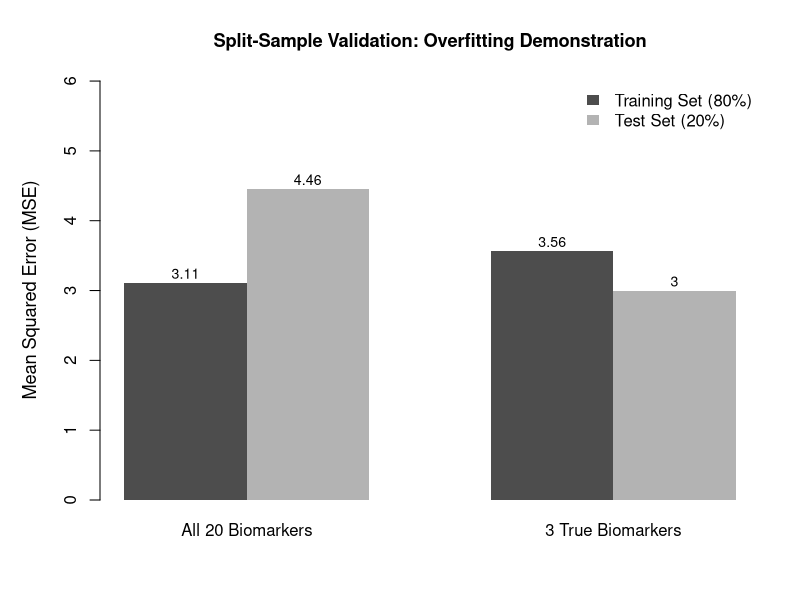
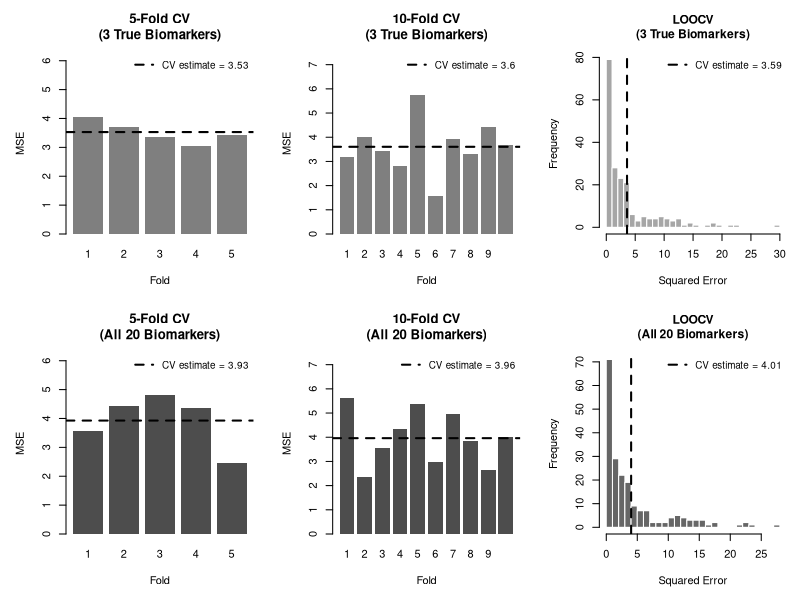
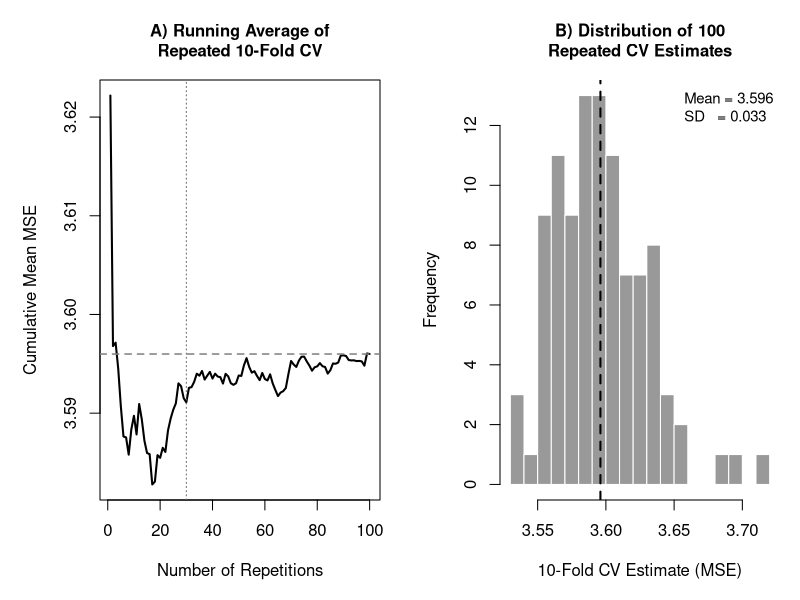

The R source for these figures, in order:
###############################################################################
# Chapter 13: Statistical Considerations — Code Demonstrations
#
# This script provides simple simulations illustrating key concepts from the
# chapter sections BEFORE the Family-Wise Error Rate discussion:
#
#   1. Internal Validation
#      - Split-sample validation  (Figure 13.1)
#      - K-fold cross-validation  (Figure 13.2)
#      - Repeated cross-validation (Figure 13.3)
#      - Bootstrap validation      (Figure 13.4)
#
#   2. Hypothesis Testing
#      - Type I / Type II error and power (Figure 13.5)
#
# Packages used: base R, boot (ships with R)
# All figures saved to images/ at >= 300 dpi
###############################################################################

library(boot)

set.seed(2026)
dir.create("images", showWarnings = FALSE)

# ---------- helper ----------------------------------------------------------
mse <- function(actual, predicted) mean((actual - predicted)^2)

###############################################################################
# DATA SIMULATION
#
# We simulate a biomarker study with n = 200 subjects and p = 20 candidate
# biomarkers. Only the first 3 biomarkers (BM1-BM3) are truly associated
# with the continuous outcome y; the remaining 17 are pure noise.
###############################################################################

n <- 200
p <- 20
p_true <- 3

X <- matrix(rnorm(n * p), nrow = n)
colnames(X) <- paste0("BM", seq_len(p))

beta_true <- c(1.5, -1.0, 0.8, rep(0, p - p_true))
y <- X %*% beta_true + rnorm(n, sd = 2)

dat <- data.frame(y = as.vector(y), X)

###############################################################################
# FIGURE DESCRIPTIONS AND CAPTIONS
#
# This script generates five figures, each illustrating a key concept in model
# validation or hypothesis testing. Each figure is described below, and a caption
# is provided for direct use in the book or manuscript.
#
# Figure 13.1: Split-Sample Validation
#   - Description: Compares the mean squared error (MSE) of two linear models—one
#     using all 20 candidate biomarkers (overfitted) and one using only the 3 true
#     biomarkers—on both training and test sets after an 80/20 data split. This
#     demonstrates how overfitting leads to poor generalization.
#   - Caption: "Figure 13.1. Split-sample validation: Training and test set mean
#     squared error (MSE) for a model using all 20 candidate biomarkers versus the
#     true model using only 3 biomarkers. The overfit model shows much higher
#     test error, highlighting the risk of overfitting."
#
# Figure 13.2: K-Fold and LOOCV Comparison (Correct vs. Full Model)
#   - Description: 2x3 grid showing 5-fold, 10-fold, and leave-one-out cross-validation
#     (LOOCV) results for both the correct model (3 true biomarkers, top row) and the
#     overfit model (all 20 biomarkers, bottom row). Highlights increased error and
#     variability from overfitting.
#   - Caption: "Figure 13.2. K-fold and leave-one-out cross-validation (LOOCV) results
#     for the correct model (3 true biomarkers, top row) and the overfit model (all 20
#     biomarkers, bottom row). Overfitting leads to higher and more variable cross-validated
#     error."
#
# Figure 13.3: Repeated Cross-Validation Stability
#   - Description: Shows the running average and distribution of 100 repeated 10-fold
#     cross-validation estimates. Demonstrates that at least 30 repeats are needed for
#     stable results.
#   - Caption: "Figure 13.3. Stability of repeated 10-fold cross-validation: (A) Running
#     average of the cross-validated MSE over 100 repetitions; (B) Distribution of repeated
#     CV estimates. At least 30 repeats are recommended for stable results."
#
# Figure 13.4: Bootstrap Validation and Optimism Correction
#   - Description: Uses bootstrap resampling to assess the optimism in model
#     performance estimates. Panel A compares the apparent MSE (on bootstrap samples)
#     to the test MSE (on the original data), while Panel B shows the distribution of
#     optimism values across 500 bootstrap samples. The average optimism is used to
#     correct the apparent MSE, providing a more realistic estimate of model performance.
#   - Caption: "Figure 13.4. Bootstrap validation: (A) Apparent versus test set MSE for
#     500 bootstrap samples; (B) Distribution of optimism (apparent minus test MSE).
#     The average optimism is used to correct the apparent MSE."
#
# Figure 13.5: Hypothesis Testing—Type I Error and Power
#   - Description: Panel A shows the distribution of p-values under the null hypothesis
#     (no true difference) and the observed Type I error rate. Panel B plots the power
#     of a two-sample t-test as a function of effect size, with the 80% power threshold
#     marked.
#   - Caption: "Figure 13.5. Hypothesis testing: (A) Distribution of p-values under the
#     null hypothesis, showing the observed Type I error rate; (B) Power curve for a
#     two-sample t-test as a function of effect size, with the 80% power threshold indicated."
###############################################################################

# --- FIGURE 13.1 — Split-Sample Validation -----------------------------------
#
# INSERT after the "Internal Validation" paragraph that discusses splitting
# data 75-80 % training / 20-25 % test.
#
# We fit two linear models on an 80/20 split:
#   (a) a "full" model with all 20 biomarkers  (over-parameterised)
#   (b) the correctly specified model with only BM1-BM3
# and compare training MSE vs. test MSE to illustrate overfitting.

idx_train <- sample(seq_len(n), size = floor(0.8 * n))
idx_test  <- setdiff(seq_len(n), idx_train)

train_df <- dat[idx_train, ]
test_df  <- dat[idx_test, ]

fit_full <- lm(y ~ ., data = train_df)
fit_true <- lm(y ~ BM1 + BM2 + BM3, data = train_df)

bar_mat <- matrix(
  c(mse(train_df$y, predict(fit_full, train_df)),
    mse(test_df$y,  predict(fit_full, test_df)),
    mse(train_df$y, predict(fit_true, train_df)),
    mse(test_df$y,  predict(fit_true, test_df))),
  nrow = 2,
  dimnames = list(c("Training", "Test"),
                  c("All 20 Biomarkers", "3 True Biomarkers"))
)

png("images/13.1_split_sample_validation.png",
    width = 7, height = 5, units = "in", res = 300)
par(mar = c(5, 5, 4, 2))
bp <- barplot(bar_mat, beside = TRUE,
              col = c("grey30", "grey70"), border = NA,
              main = "Split-Sample Validation: Overfitting Demonstration",
              ylab = "Mean Squared Error (MSE)",
              ylim = c(0, max(bar_mat) * 1.35),
              cex.main = 1.1, cex.lab = 1.1)
text(bp, bar_mat + max(bar_mat) * 0.03,
     labels = round(bar_mat, 2), cex = 0.85)
legend("topright",
       legend = c("Training Set (80%)", "Test Set (20%)"),
       fill = c("grey30", "grey70"), border = NA, bty = "n")
dev.off()

cat("Figure 13.1 saved.\n")

###############################################################################
# FIGURE 13.2 — K-Fold Cross-Validation
#
# INSERT after the "Cross-validation" sub-section that introduces k-fold CV
# and leave-one-out CV (LOOCV).
#
# We apply 5-fold, 10-fold, and LOOCV to the correctly specified model and
# show the distribution of fold-level MSE values. LOOCV is shown as a
# histogram of squared residuals, with the overall CV estimate marked.

do_kfold <- function(data, k, formula = y ~ BM1 + BM2 + BM3) {
  folds <- sample(rep(seq_len(k), length.out = nrow(data)))
  fold_mse <- numeric(k)
  for (i in seq_len(k)) {
    test_i  <- which(folds == i)
    train_i <- setdiff(seq_len(nrow(data)), test_i)
    fit_i   <- lm(formula, data = data[train_i, ])
    pred_i  <- predict(fit_i, data[test_i, ])
    fold_mse[i] <- mse(data$y[test_i], pred_i)
  }
  fold_mse
}

# --- Correct model (3 true biomarkers) ---
cv5_true   <- do_kfold(dat, 5)
cv10_true  <- do_kfold(dat, 10)
cvloo_true <- do_kfold(dat, n)

# --- Full model (all 20 biomarkers — overfitted) ---
cv5_full   <- do_kfold(dat, 5,  formula = y ~ .)
cv10_full  <- do_kfold(dat, 10, formula = y ~ .)
cvloo_full <- do_kfold(dat, n,  formula = y ~ .)

# Common y-axis limits across rows for fair comparison
ylim5   <- c(0, max(cv5_true, cv5_full) * 1.3)
ylim10  <- c(0, max(cv10_true, cv10_full) * 1.3)

png("images/13.2_kfold_cv_comparison.png",
    width = 9, height = 9, units = "in", res = 300)
par(mfrow = c(2, 3), mar = c(5, 5, 4, 1))

# --- Top row: correct model (3 true biomarkers) ---
barplot(cv5_true, names.arg = seq_len(5), col = "grey50", border = NA,
        main = "5-Fold CV\n(3 True Biomarkers)", xlab = "Fold", ylab = "MSE",
        ylim = ylim5)
abline(h = mean(cv5_true), col = "black", lwd = 2, lty = 2)
legend("topright",
       legend = paste("CV estimate =", round(mean(cv5_true), 2)),
       col = "black", lty = 2, lwd = 2, bty = "n", cex = 0.9)

barplot(cv10_true, names.arg = seq_len(10), col = "grey50", border = NA,
        main = "10-Fold CV\n(3 True Biomarkers)", xlab = "Fold", ylab = "MSE",
        ylim = ylim10)
abline(h = mean(cv10_true), col = "black", lwd = 2, lty = 2)
legend("topright",
       legend = paste("CV estimate =", round(mean(cv10_true), 2)),
       col = "black", lty = 2, lwd = 2, bty = "n", cex = 0.9)

hist(cvloo_true, breaks = 30, col = "grey65", border = "white",
     main = "LOOCV\n(3 True Biomarkers)", xlab = "Squared Error",
     cex.main = 1.1)
abline(v = mean(cvloo_true), col = "black", lwd = 2, lty = 2)
legend("topright",
       legend = paste("CV estimate =", round(mean(cvloo_true), 2)),
       col = "black", lty = 2, lwd = 2, bty = "n", cex = 0.9)

# --- Bottom row: full model (all 20 biomarkers) ---
barplot(cv5_full, names.arg = seq_len(5), col = "grey30", border = NA,
        main = "5-Fold CV\n(All 20 Biomarkers)", xlab = "Fold", ylab = "MSE",
        ylim = ylim5)
abline(h = mean(cv5_full), col = "black", lwd = 2, lty = 2)
legend("topright",
       legend = paste("CV estimate =", round(mean(cv5_full), 2)),
       col = "black", lty = 2, lwd = 2, bty = "n", cex = 0.9)

barplot(cv10_full, names.arg = seq_len(10), col = "grey30", border = NA,
        main = "10-Fold CV\n(All 20 Biomarkers)", xlab = "Fold", ylab = "MSE",
        ylim = ylim10)
abline(h = mean(cv10_full), col = "black", lwd = 2, lty = 2)
legend("topright",
       legend = paste("CV estimate =", round(mean(cv10_full), 2)),
       col = "black", lty = 2, lwd = 2, bty = "n", cex = 0.9)

hist(cvloo_full, breaks = 30, col = "grey40", border = "white",
     main = "LOOCV\n(All 20 Biomarkers)", xlab = "Squared Error",
     cex.main = 1.1)
abline(v = mean(cvloo_full), col = "black", lwd = 2, lty = 2)
legend("topright",
       legend = paste("CV estimate =", round(mean(cvloo_full), 2)),
       col = "black", lty = 2, lwd = 2, bty = "n", cex = 0.9)
dev.off()

cat("Figure 13.2 saved.\n")

###############################################################################
# FIGURE 13.3 — Repeated Cross-Validation
#
# INSERT after the "Repeated Cross-validation" sub-section.
#
# We repeat 10-fold CV for R = 1, 2, 5, 10, 20, 30, 50, 100 repetitions
# and show how the running average and spread of the CV estimate stabilises.

n_repeats <- 100
rep_cv_estimates <- numeric(n_repeats)

for (r in seq_len(n_repeats)) {
  rep_cv_estimates[r] <- mean(do_kfold(dat, 10))
}

running_mean <- cumsum(rep_cv_estimates) / seq_along(rep_cv_estimates)

png("images/13.3_repeated_cv_stability.png",
    width = 8, height = 5, units = "in", res = 300)
par(mfrow = c(1, 2), mar = c(5, 5, 4, 1))

# Panel A: running average
plot(seq_len(n_repeats), running_mean, type = "l", lwd = 2,
     col = "black",
     main = "A) Running Average of\nRepeated 10-Fold CV",
     xlab = "Number of Repetitions",
     ylab = "Cumulative Mean MSE",
     cex.main = 1.0, cex.lab = 1.0)
abline(h = mean(rep_cv_estimates), col = "grey50", lty = 2, lwd = 1.5)
abline(v = 30, col = "grey40", lty = 3)
text(30, max(running_mean) * 0.98,
     "recommended\nmin. repeats = 30",
     pos = 4, cex = 0.8, col = "grey30")

# Panel B: histogram of all 100 repeat estimates
hist(rep_cv_estimates, breaks = 20, col = "grey60", border = "white",
     main = "B) Distribution of 100\nRepeated CV Estimates",
     xlab = "10-Fold CV Estimate (MSE)",
     cex.main = 1.0, cex.lab = 1.0)
abline(v = mean(rep_cv_estimates), col = "black", lwd = 2, lty = 2)
legend("topright",
       legend = c(
         paste("Mean =", round(mean(rep_cv_estimates), 3)),
         paste("SD   =", round(sd(rep_cv_estimates), 3))
       ),
       bty = "n", cex = 0.9)
dev.off()

cat("Figure 13.3 saved.\n")
###############################################################################
# SUMMARY
###############################################################################
cat("\n=== All figures generated successfully ===\n")
cat("  images/13.1_split_sample_validation.png\n")
cat("  images/13.2_kfold_cv_comparison.png\n")
cat("  images/13.3_repeated_cv_stability.png\n")
